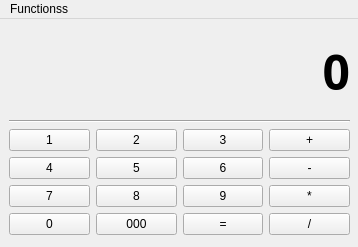
<?xml version="1.0" encoding="UTF-8"?>
<ui version="4.0">
 <class>MainWindow</class>
 <widget class="QMainWindow" name="MainWindow">
  <property name="geometry">
   <rect>
    <x>0</x>
    <y>0</y>
    <width>358</width>
    <height>247</height>
   </rect>
  </property>
  <property name="windowTitle">
   <string>MainWindow</string>
  </property>
  <widget class="QWidget" name="centralwidget">
   <widget class="QWidget" name="gridLayoutWidget">
    <property name="geometry">
     <rect>
      <x>9</x>
      <y>9</y>
      <width>341</width>
      <height>207</height>
     </rect>
    </property>
    <layout class="QGridLayout" name="gridLayout">
     <item row="3" column="1">
      <widget class="QPushButton" name="pushButton_5">
       <property name="text">
        <string>5</string>
       </property>
      </widget>
     </item>
     <item row="3" column="2">
      <widget class="QPushButton" name="pushButton_6">
       <property name="text">
        <string>6</string>
       </property>
      </widget>
     </item>
     <item row="4" column="0">
      <widget class="QPushButton" name="pushButton_7">
       <property name="text">
        <string>7</string>
       </property>
      </widget>
     </item>
     <item row="4" column="1">
      <widget class="QPushButton" name="pushButton_8">
       <property name="text">
        <string>8</string>
       </property>
      </widget>
     </item>
     <item row="6" column="0">
      <widget class="QPushButton" name="pushButton_0">
       <property name="text">
        <string>0</string>
       </property>
      </widget>
     </item>
     <item row="1" column="0" colspan="4">
      <widget class="Line" name="line_4">
       <property name="orientation">
        <enum>Qt::Horizontal</enum>
       </property>
      </widget>
     </item>
     <item row="6" column="3">
      <widget class="QPushButton" name="pushButton_dividire">
       <property name="text">
        <string>/</string>
       </property>
      </widget>
     </item>
     <item row="2" column="0">
      <widget class="QPushButton" name="pushButton_1">
       <property name="sizeIncrement">
        <size>
         <width>1</width>
         <height>1</height>
        </size>
       </property>
       <property name="text">
        <string>1</string>
       </property>
      </widget>
     </item>
     <item row="3" column="3">
      <widget class="QPushButton" name="pushButton_minuss">
       <property name="text">
        <string>-</string>
       </property>
      </widget>
     </item>
     <item row="3" column="0">
      <widget class="QPushButton" name="pushButton_4">
       <property name="text">
        <string>4</string>
       </property>
      </widget>
     </item>
     <item row="0" column="0" colspan="4">
      <widget class="QLabel" name="label">
       <property name="font">
        <font>
         <family>Segoe UI Black</family>
         <pointsize>36</pointsize>
         <bold>true</bold>
        </font>
       </property>
       <property name="text">
        <string>0</string>
       </property>
       <property name="alignment">
        <set>Qt::AlignRight|Qt::AlignTrailing|Qt::AlignVCenter</set>
       </property>
       <property name="margin">
        <number>7</number>
       </property>
      </widget>
     </item>
     <item row="2" column="1">
      <widget class="QPushButton" name="pushButton_2">
       <property name="text">
        <string>2</string>
       </property>
      </widget>
     </item>
     <item row="4" column="2">
      <widget class="QPushButton" name="pushButton_9">
       <property name="text">
        <string>9</string>
       </property>
      </widget>
     </item>
     <item row="6" column="2">
      <widget class="QPushButton" name="pushButton_">
       <property name="text">
        <string>=</string>
       </property>
      </widget>
     </item>
     <item row="2" column="3">
      <widget class="QPushButton" name="pushButton_pluss">
       <property name="text">
        <string>+</string>
       </property>
      </widget>
     </item>
     <item row="4" column="3">
      <widget class="QPushButton" name="pushButton_mansit">
       <property name="text">
        <string>*</string>
       </property>
      </widget>
     </item>
     <item row="6" column="1">
      <widget class="QPushButton" name="pushButton_000">
       <property name="text">
        <string>000</string>
       </property>
      </widget>
     </item>
     <item row="2" column="2">
      <widget class="QPushButton" name="pushButton_3">
       <property name="text">
        <string>3</string>
       </property>
      </widget>
     </item>
    </layout>
   </widget>
  </widget>
  <widget class="QMenuBar" name="menubar">
   <property name="geometry">
    <rect>
     <x>0</x>
     <y>0</y>
     <width>358</width>
     <height>17</height>
    </rect>
   </property>
   <widget class="QMenu" name="menuFunctionss">
    <property name="title">
     <string>Functionss</string>
    </property>
    <addaction name="actiondevelop_calculator"/>
   </widget>
   <addaction name="menuFunctionss"/>
  </widget>
  <action name="actiondevelop_calculator">
   <property name="text">
    <string>develop calculator</string>
   </property>
  </action>
 </widget>
 <resources/>
 <connections/>
</ui>
